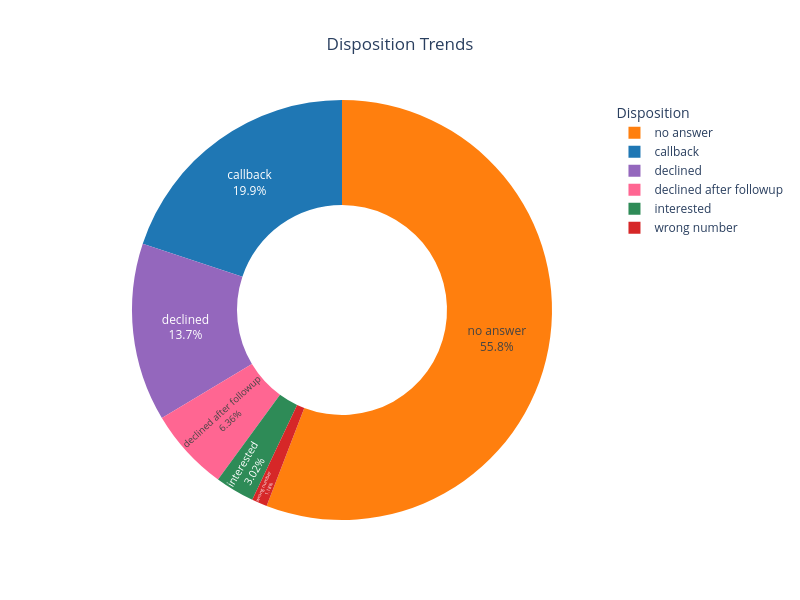

Here is the notebook cell this chart was saved with:
### Code cell
import pandas as pd
import plotly.express as px

sheet_id = input("Enter Google Sheet ID: ")
sheet_name = input("Enter Sheet Name: ")
gid = input("Enter GID")
url = f"https://docs.google.com/spreadsheets/d/{sheet_id}/gviz/tq?tqx=out:csv&sheet={sheet_name}"
df = pd.read_csv(url)


df["Disposition"] = (
    df["Disposition"]
    .astype(str)
    .str.strip()
    .str.lower()
)


disposition_count = (
    df["Disposition"]
    .value_counts()
    .reset_index()
)

disposition_count.columns = ["Disposition", "Count"]


fig = px.pie(
    disposition_count,
    names="Disposition",
    values="Count",
    hole=0.5,
    title="Disposition Trends",
    color="Disposition",
    color_discrete_map={
        "interested": "#2E8B57",             
        "callback": "#1F77B4",               
        "wrong number": "#D62728",           
        "no answer": "#FF7F0E",              
        "declined": "#9467BD",               
        "declined after follow up": "#8C564B" 
    }
)



fig.update_traces(
    textposition="inside",
    textinfo="percent+label",
    hovertemplate="<b>%{label}</b><br>Count: %{value}<br>Percentage: %{percent}<extra></extra>"
)

fig.update_layout(
    template="plotly_white",
    height=600,
    width=800,
    title_x=0.5,
    legend_title="Disposition"
)

fig.show()

### Figure 1 — Plotly figure (JSON) as saved in the notebook; plotly's stock layout.template omitted (floating-point values rounded to 4 significant figures)
{"data": [{"customdata": [["no answer"], ["callback"], ["declined"], ["declined after followup"], ["interested"], ["wrong number"]], "domain": {"x": [0, 1], "y": [0, 1]}, "hole": 0.5, "hovertemplate": "<b>%{label}</b><br>Count: %{value}<br>Percentage: %{percent}<extra></extra>", "labels": ["no answer", "callback", "declined", "declined after followup", "interested", "wrong number"], "legendgroup": "", "marker": {"colors": ["#FF7F0E", "#1F77B4", "#9467BD", "#FF6692", "#2E8B57", "#D62728"]}, "name": "", "showlegend": true, "textinfo": "percent+label", "textposition": "inside", "type": "pie", "values": [4156, 1480, 1020, 473, 225, 88]}], "layout": {"height": 600, "legend": {"title": {"text": "Disposition"}, "tracegroupgap": 0}, "title": {"text": "Disposition Trends", "x": 0.5}, "width": 800}}
